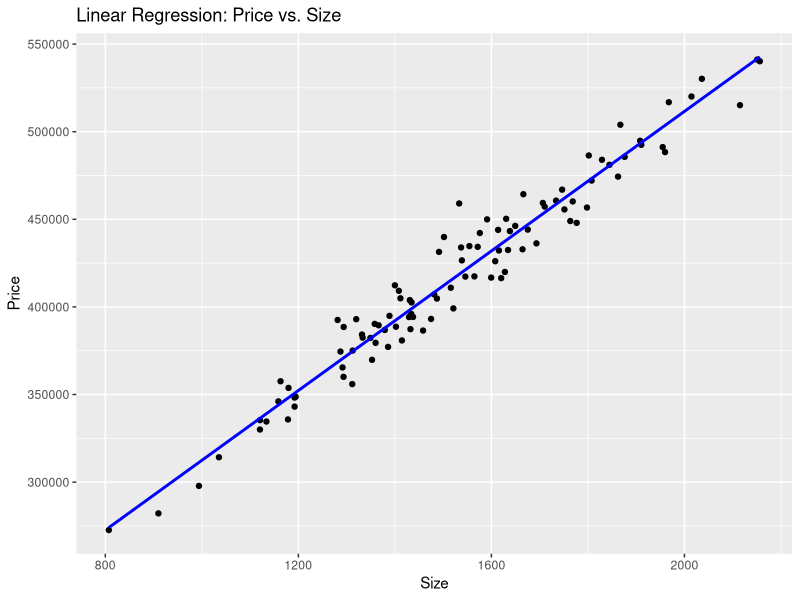
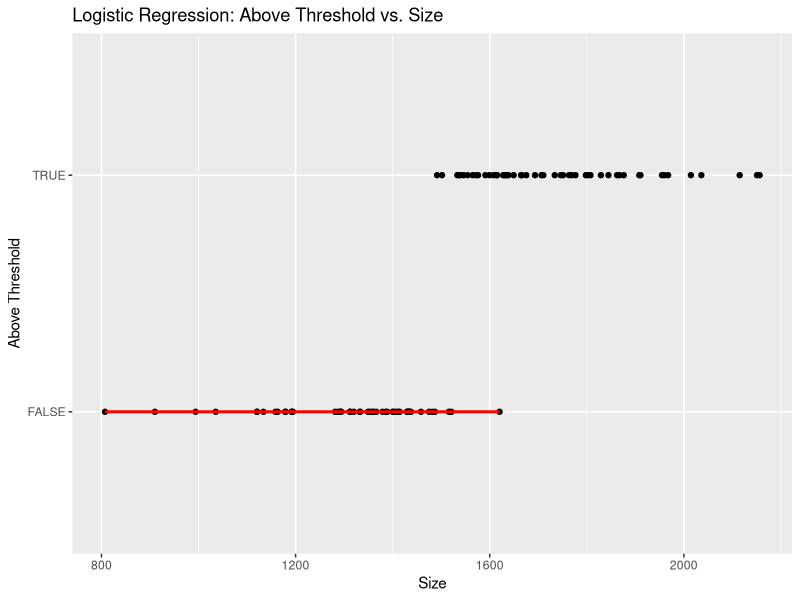

These charts were generated, in order, by the following R code:
# Load necessary libraries
library(ggplot2)

# Set a seed for reproducibility
set.seed(123)

# Generate synthetic housing dataset
n_samples <- 100
housing_data <- data.frame(
  Size = rnorm(n_samples, mean = 1500, sd = 300),
  Bedrooms = sample(1:4, n_samples, replace = TRUE)
)
housing_data$Price <- 100000 + 200 * housing_data$Size + 5000 * housing_data$Bedrooms + rnorm(n_samples, mean = 0, sd = 10000)

# Explore the dataset
head(housing_data)

# Linear Regression
linear_model <- lm(Price ~ Size + Bedrooms, data = housing_data)

# Print the summary of the linear model
summary(linear_model)

# Visualize the linear regression line
ggplot(housing_data, aes(x = Size, y = Price)) +
  geom_point() +
  geom_smooth(method = "lm", se = FALSE, color = "blue") +
  labs(title = "Linear Regression: Price vs. Size", x = "Size", y = "Price")

# Logistic Regression
# Create a binary response variable indicating whether the price is above a threshold
threshold <- median(housing_data$Price)
housing_data$Above_Threshold <- as.factor(housing_data$Price > threshold)

# Logistic regression model
logistic_model <- glm(Above_Threshold ~ Size + Bedrooms, data = housing_data, family = "binomial")

# Print the summary of the logistic model
summary(logistic_model)

# Visualize the logistic regression curve
ggplot(housing_data, aes(x = Size, y = Above_Threshold)) +
  geom_point() +
  geom_smooth(method = "glm", method.args = list(family = "binomial"), se = FALSE, color = "red") +
  labs(title = "Logistic Regression: Above Threshold vs. Size", x = "Size", y = "Above Threshold")
